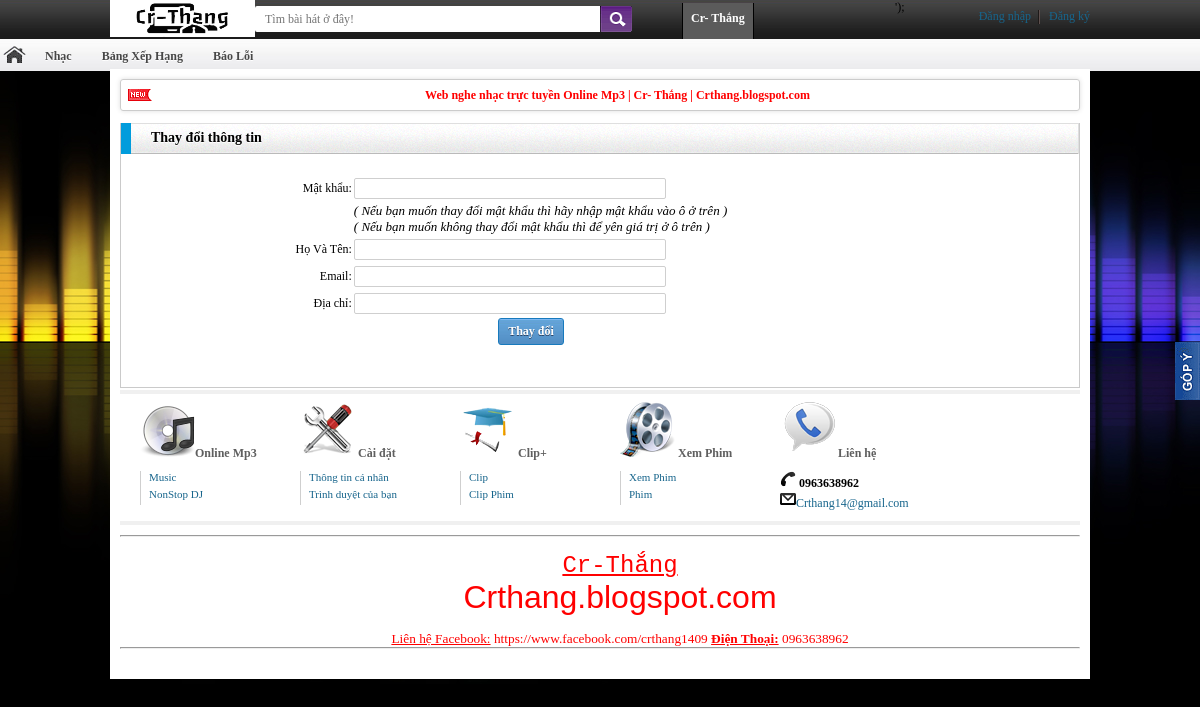
The page /?mod=suathongtin on the database its author committed.
### tables this page shows
CREATE TABLE `logo` (
  `id` int(11) NOT NULL,
  `noidung` varchar(500) NOT NULL
);

CREATE TABLE `chuchay` (
  `id` int(11) NOT NULL,
  `noidung` varchar(500) NOT NULL
);

CREATE TABLE `footer` (
  `id` int(10) NOT NULL,
  `noidung` varchar(9999) NOT NULL
);

### logo.php (the view)
<?php
    require"config.php";
    $tv="select * from logo";
	$noidung= mysqli_query($con,$tv);
	$row=mysqli_fetch_array($noidung);
	echo "admin/".$row['noidung'];
?>

### index.php (shortened to what this page needs)
<?php
	require"config.php";
?>
<!DOCTYPE html PUBLIC "-//W3C//DTD XHTML 1.0 Transitional//EN" "http://www.w3.org/TR/xhtml1/DTD/xhtml1-transitional.dtd">
<html xmlns="http://www.w3.org/1999/xhtml">
<head>
<link href="css/styles00.css" rel="stylesheet" type="text/css">
<link href="css/skin0000.css" rel="stylesheet" type="text/css">
<link href="css/jquery00.css" rel="stylesheet" type="text/css">
<link href="css/menudrop.css" rel="stylesheet" type="text/css">
<link href="css/form.css" rel="stylesheet" type="text/css">
<link href="css/btup.css" rel="stylesheet" type="text/css">
</head>
<body>
<div class="top-wrap">
	<div id="main">
		<div id="top_menu">
    		<div class="tleft">
				<a style="width: 145px; height: 37px; display: block;" href="index.php">
                	<img width="145" height="37" src="<?php include("logo.php"); ?>">
                </a>
			</div>
			<div class="tcenter">
				<?php include("form/seach.php"); ?>
			</div>
            <div class="tright">
            	<?php
						if(isset($_SESSION['user_id'])&& isset($_SESSION['pass']))
						{
							echo "<div id='drop_menu'>";
							echo "<ul id='drop_menu_ul'><li><a class='menuhoten'>Cá Nhân</a><ul id='drop_menu_sub'>";
							echo "<li><a href='./?mod=suathongtin'>Sửa thông tin</a></li>";
							echo "<li><a href='logout.php'>logout</a></li>";
							echo "</ul></li></ul>";
							echo "</div>";
						}
						else
						{
							echo file_get_contents("login.php");
						}
				?>
        	</div>
    	</div>
       		<?php include("form/menutop.php");?>
    </div>
<div id="main">
    <div id="contents">
		<div class="chuchay">
        	<div class="chuchay1">
				<?php include "chuchay.php";?>
			</div>
		</div>
        <?php require 'center.php';?>
	</div>
	<div id="footer">
            <div class="footer-info">
                <?php include"form/lienket.php";?>
                    <?php include("banquyen.php");?>
            </div>
            <div class="gop-y"><a target="_blank" href="http://facebook.com/phatvalong"><img title="Mọi ý kiến của bạn sẽ được trả lời qua facebook" src="image/giaodien/gopy0000.jpg" border="0"></a>
            </div>
        </div>
	</div>
</body>
</html>

### chuchay.php
<center>
	<marquee onMouseOver="this.stop();" onMouseOut="this.start();" behavior="scroll" direction="left" scrollamount="5" width="900px">
		<font color="red">
		<b>
			<?php
			    require"config.php";
			    $tv="select * from chuchay where id='1'";
	            $noidung= mysqli_query($con,$tv);
                $row=mysqli_fetch_array($noidung);
                echo $row['noidung'];
            ?>
		</b>
        </font>
	</marquee>
</center>

### banquyen.php
<?php
	 include("config.php");
	$tv="select * from footer where id='1'";
	$noidung= mysqli_query($con,$tv);
	$row=mysqli_fetch_array($noidung);
	echo $row['noidung'];
?>

### css/styles00.css (style rules this page uses)
* { margin: 0; padding: 0; }
body { font-family: tahoma; font-size: 9pt; background: #000 url(bg/back.jpg) center top fixed no-repeat; }
.chuchay { margin-bottom: 10px; float: none; width: 958px; box-shadow: 0 0 5px #DFDFDF; border: 1px solid #CCC; margin-right: 10px; position: relative; display: block; text-shadow: 0px 1px 0px white; -webkit-text-shadow: 0px 1px 0px #FFFFFF; -webkit-border-radius: 3px; border-radius: 3px; color: gray; font-weight: bold; }
.chuchay .chuchay1 { background: url(bg/icon-800.png) no-repeat; background-position: 0 -1035px; color: #333; display: block; height: 30px; line-height: 30px; padding-left: 35px; }
.top-wrap { background: url(bg/vline000.png) top left repeat-x; margin-bottom: 5px; display: block; outline: none; margin: 0; }
a { text-decoration: none; color: #17658C; cursor: pointer; }
img { border: none; }
li { list-style: none; }
li a { display: block; }
#main { width: 980px; margin: 0 auto; padding-bottom: 5px; }
#top_menu { height: 35px; }
#top_menu .tleft { float: left;color: #FFF; }
#top_menu .tleft a { color: #FFF; }
#top_menu .tcenter { float: left; color: #FFF; width: 640px; }
#top_menu .tright { float: right; margin-top: 3px; padding-bottom: 6px; }
#contents { background-color: white; margin-top: -3px; padding: 10px; }
#footer { background: #ffffff; border-top: 4px solid #F0F0F0; padding: 20px 0px; }
#footer .footer-info { padding-left: 10px; margin-bottom: 10px; border-bottom: 4px solid #F0F0F0; padding-bottom: 10px; }
.gop-y { position: fixed; z-index:9999999; right:0px; bottom: 400px; }
.header_in_out_logged { margin: 6px 0px 0px 0px; list-style: none; height: 25px; float: right; }
.header_in_out_logged li { background: url("bg/bg_login.png") no-repeat right center; float: left; padding: 0px 9px; }
.li-last-child { border: none !important; padding-right: 0px !important; background: none !important; }

### rows shown on the page
logo: noidung (picture)
chuchay: noidung "Web nghe nhạc trực tuyền Online Mp3 | Cr- Thắng | Crthang.blogspot.com"
footer: noidung "Cr-Thắng Crthang.blogspot.com Liên hệ Facebook: https://www.facebook.com/crthang1409 Điện Thoại: 0963638962"

### other values the page prints
file_get_contents("login.php") "Ðăng nhập Ðăng ký ');"
